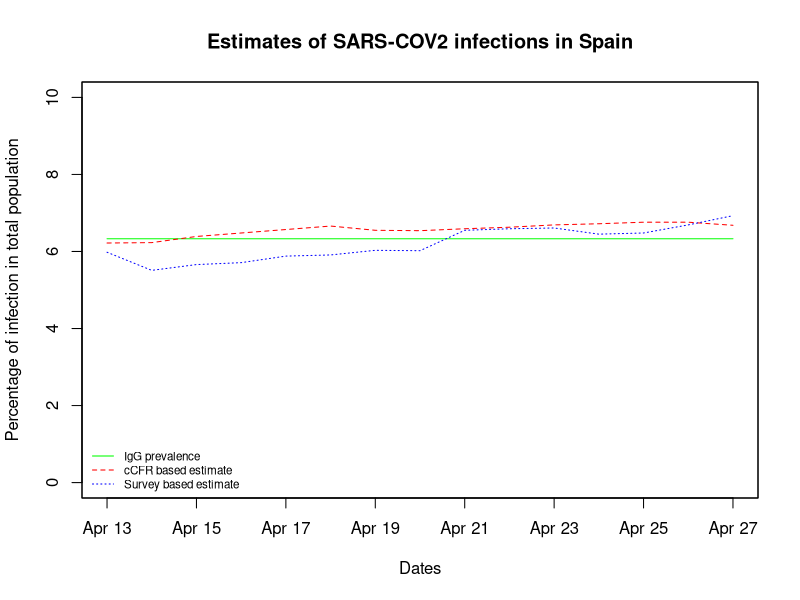

R code for this plot:
library(zoo)

days <- seq(as.Date("2020-04-13"), as.Date("2020-04-27"), by = "days")

baseIgG <- rep(6.33,15)
basecCFRe <- c(6.22,6.23,6.39,6.48,6.57,6.66,6.55,6.54,6.59,6.63,6.69,6.72,6.76,6.76,6.68)
baseEw <- c(5.98,5.51,5.66,5.71,5.88,5.91,6.03,6.02,6.55,6.59,6.61,6.45,6.48,6.69,6.93)


IgG <- zoo(baseIgG,days)
cCFR <- zoo(basecCFRe,days)
Survey <- zoo(baseEw,days)

all.ts <- cbind(IgG,cCFR,Survey)

plot(all.ts,plot.type = "single",ylim=c(0,10),col = c("green","red","blue"),ylab="Percentage of infection in total population",xlab="Dates",lty = c(1,2,3))
title("Estimates of SARS-COV2 infections in Spain",cex=0.6)
legend("bottomleft", c("IgG prevalence","cCFR based estimate","Survey based estimate"), lty = c(1,2,3), col =c("green","red","blue"), lwd=1, cex=0.7, bty="n")